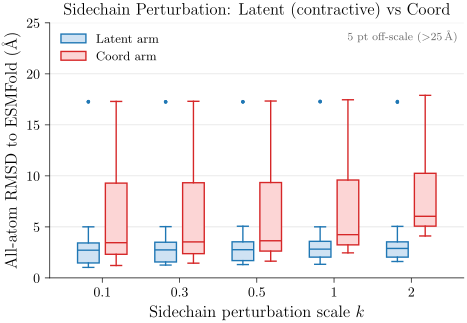

Here is the Python script that generated this plot:
# P09_v1: sidechain manifold perturbation — paired box per k, latent vs coord
# Visualizes: F6 / E011
# DATA: REAL per-protein values from the manifold perturbation experiment
#   (E011, AE1_ucond_512, 17 proteins L=65-217). Loaded from
#   inference/manifold_tidy_eval_manifold_perturbation.csv.
#   Metric = all-atom RMSD of the perturbed structure to its ESMFold
#   re-prediction (lower = more on-manifold). k = sidechain perturbation scale.
#   Latent arm: perturb in AE1 latent space then decode; near-invariant to k
#   (decoder is contractive). Coord arm: perturb sidechain coords directly;
#   RMSD grows with k.
import sys
import csv
import collections
from pathlib import Path
sys.path.insert(0, str(Path(__file__).parent.parent))
from plot_utils import figsize
import matplotlib.pyplot as plt
import numpy as np

ROOT = Path(__file__).parent.parent.parent
DATA = ROOT / "inference" / "manifold_tidy_eval_manifold_perturbation.csv"

# group all-atom RMSD by (space, k)
vals = collections.defaultdict(list)
with open(DATA, newline="") as f:
    for r in csv.DictReader(f):
        vals[(r["space"], float(r["k"]))].append(float(r["all_atom_rmsd"]))

ks = sorted({k for (_, k) in vals})            # [0.1, 0.3, 0.5, 1.0, 2.0]
lat = [vals[("latent", k)] for k in ks]
co  = [vals[("coord",  k)] for k in ks]

fig, ax = plt.subplots(figsize=figsize(0.85))
positions_lat = np.arange(len(ks)) - 0.18
positions_co  = np.arange(len(ks)) + 0.18

box_lat = ax.boxplot(lat,
                     positions=positions_lat, widths=0.28, patch_artist=True,
                     boxprops=dict(facecolor="#cfe2f3", edgecolor="#1f77b4"),
                     medianprops=dict(color="#1f77b4"),
                     whiskerprops=dict(color="#1f77b4"),
                     capprops=dict(color="#1f77b4"),
                     flierprops=dict(marker=".", markersize=3, markeredgecolor="#1f77b4"))
box_co  = ax.boxplot(co,
                     positions=positions_co, widths=0.28, patch_artist=True,
                     boxprops=dict(facecolor="#fcd5d5", edgecolor="#d62728"),
                     medianprops=dict(color="#d62728"),
                     whiskerprops=dict(color="#d62728"),
                     capprops=dict(color="#d62728"),
                     flierprops=dict(marker=".", markersize=3, markeredgecolor="#d62728"))

YCAP = 25.0
n_off = sum(1 for v in list(np.concatenate(lat)) + list(np.concatenate(co)) if v > YCAP)
ax.set_ylim(0, YCAP)
if n_off:
    ax.text(0.985, 0.97, rf"{n_off} pt off-scale ($>${YCAP:g}\,\AA)",
            transform=ax.transAxes, ha="right", va="top", fontsize=8, color="0.4")

ax.set_xticks(range(len(ks)))
ax.set_xticklabels([f"{k:g}" for k in ks])
ax.set_xlabel(r"Sidechain perturbation scale $k$")
ax.set_ylabel(r"All-atom RMSD to ESMFold (\AA)")
ax.set_title(r"Sidechain Perturbation: Latent (contractive) vs Coord")
ax.legend([box_lat["boxes"][0], box_co["boxes"][0]],
          ["Latent arm", "Coord arm"], frameon=False, loc="upper left", fontsize=9)
ax.spines[["top","right"]].set_visible(False)
ax.grid(True, lw=0.4, alpha=0.5, zorder=0, axis="y")

fig.savefig(Path(__file__).with_suffix(".pdf"))
